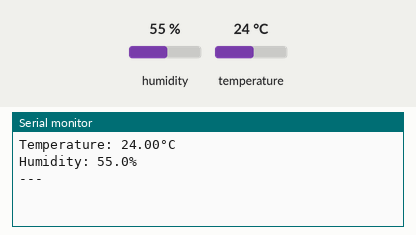
The sketch below on a simulated ESP32. On the bench: the last lines printed to the serial monitor. The inputs (shaded band) are chosen by the test bench; at power-on: humidity 55 %, temperature 24 °C. WiFi joins after 1.5 s; servers stay silent unless stated.

Above: at 3.0 s.
3.1 s: humidity set to 22 %
At 4.4 s:
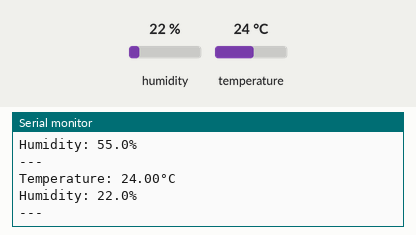
4.6 s: temperature set to 12 °C
At 5.6 s:
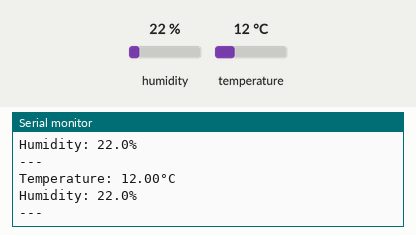
6.1 s: humidity set to 40 %
At 7.2 s:
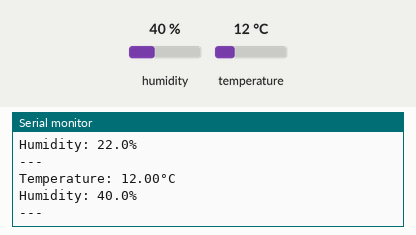
Timing chart, 0 to 9.1 s (numbered marks = the images above; inputs shaded):
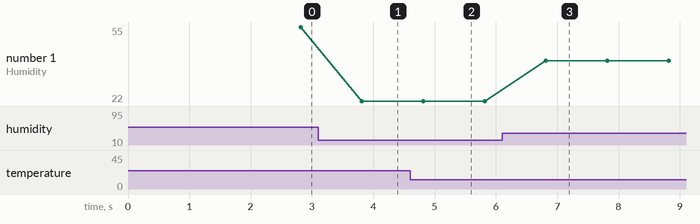

Measured:
- after the input at 3.1 s, the serial monitor: prints a new line after 0.71 s (image 1)
- after the input at 4.6 s, the serial monitor: prints a new line after 0.21 s (image 2)
- after the input at 6.1 s, the serial monitor: prints a new line after 0.71 s (image 3)
- plotted number 1: 55 → 22 after the input at 3.1 s, 22 → 40 after the input at 6.1 s

The sketch:

sketch.ino
```cpp
/**
   ESP32 + DHT22 Example for Wokwi
   https://wokwi.com/arduino/projects/322410731508073042
*/

#include "DHTesp.h"

// DHT22 sensor pin
const int DHT_SENSOR_PIN = 2;

// DHT22 sensor object
DHTesp dhtSensor;
float temperature;
float humidity;

/* Blynk credentials */
#define BLYNK_TEMPLATE_ID "TMPL6fog_H_HX"
#define BLYNK_TEMPLATE_NAME "SmartMeasureSystem"
#define BLYNK_AUTH_TOKEN "1N5I26xW11l62uM1Tk9pM2tKlymExRNp"

// Enable serial monitor output
#define BLYNK_PRINT Serial

#include <WiFi.h>
#include <WiFiClient.h>
#include <BlynkSimpleEsp32.h>

// WiFi credentials
char ssid[] = "Wokwi-GUEST";
char pass[] = "";

BlynkTimer timer;

// Function to send temperature and humidity data to Blynk app
void sendSensorDataToBlynk() {
  // Retrieve temperature and humidity data
  TempAndHumidity data = dhtSensor.getTempAndHumidity();
  temperature = data.temperature;
  humidity = data.humidity;

  // Send data to Blynk virtual pins
  Blynk.virtualWrite(V0, temperature);
  Blynk.virtualWrite(V1, humidity);

  // Print data to the serial monitor
  Serial.println("Temperature: " + String(temperature, 2) + "°C");
  Serial.println("Humidity: " + String(humidity, 1) + "%");
  Serial.println("---");
}

void setup() {
  // Initialize serial communication
  Serial.begin(115200);

  // Initialize DHT22 sensor
  dhtSensor.setup(DHT_SENSOR_PIN, DHTesp::DHT22);

  // Connect to Blynk
  Blynk.begin(BLYNK_AUTH_TOKEN, ssid, pass);

  // Set up timer to call sendSensorDataToBlynk every second
  timer.setInterval(1000L, sendSensorDataToBlynk);
}

void loop() {
  // Run Blynk
  Blynk.run();

  // Run the timer
  timer.run();
}
```
